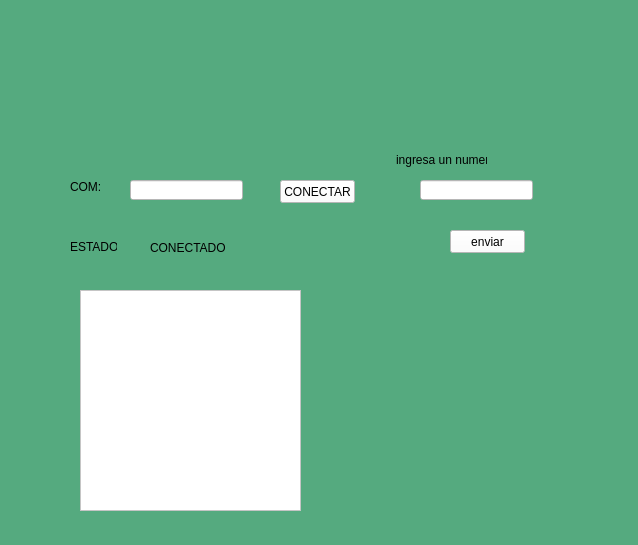
<?xml version="1.0" encoding="UTF-8"?>
<ui version="4.0">
 <class>MainWindow</class>
 <widget class="QMainWindow" name="MainWindow">
  <property name="geometry">
   <rect>
    <x>0</x>
    <y>0</y>
    <width>638</width>
    <height>545</height>
   </rect>
  </property>
  <property name="windowTitle">
   <string>MainWindow</string>
  </property>
  <property name="styleSheet">
   <string notr="true">background-color: rgb(85, 170, 127);</string>
  </property>
  <widget class="QWidget" name="centralwidget">
   <widget class="QLabel" name="label">
    <property name="geometry">
     <rect>
      <x>30</x>
      <y>10</y>
      <width>201</width>
      <height>101</height>
     </rect>
    </property>
    <property name="text">
     <string/>
    </property>
    <property name="pixmap">
     <pixmap resource="../../Recursos.qrc">:/Logos/Imagenes/WhatsApp Image 2024-02-15 at 6.57.13 PM.jpeg</pixmap>
    </property>
    <property name="scaledContents">
     <bool>true</bool>
    </property>
   </widget>
   <widget class="QLabel" name="label_2">
    <property name="geometry">
     <rect>
      <x>396</x>
      <y>10</y>
      <width>241</width>
      <height>101</height>
     </rect>
    </property>
    <property name="text">
     <string/>
    </property>
    <property name="pixmap">
     <pixmap resource="../../Recursos.qrc">:/Logos/Imagenes/UAT_2018_-_2021_HORIZONTAL.jpg</pixmap>
    </property>
    <property name="scaledContents">
     <bool>true</bool>
    </property>
   </widget>
   <widget class="QLabel" name="label_3">
    <property name="geometry">
     <rect>
      <x>540</x>
      <y>440</y>
      <width>71</width>
      <height>61</height>
     </rect>
    </property>
    <property name="text">
     <string/>
    </property>
    <property name="pixmap">
     <pixmap resource="../../Recursos.qrc">:/Logos/Imagenes/WhatsApp Image 2024-02-15 at 9.24.51 PM.jpeg</pixmap>
    </property>
    <property name="scaledContents">
     <bool>true</bool>
    </property>
   </widget>
   <widget class="QLabel" name="label_4">
    <property name="geometry">
     <rect>
      <x>70</x>
      <y>180</y>
      <width>47</width>
      <height>13</height>
     </rect>
    </property>
    <property name="text">
     <string>COM:</string>
    </property>
   </widget>
   <widget class="QLineEdit" name="txt_com">
    <property name="geometry">
     <rect>
      <x>130</x>
      <y>180</y>
      <width>113</width>
      <height>20</height>
     </rect>
    </property>
    <property name="styleSheet">
     <string notr="true">background-color: rgb(255, 255, 255);</string>
    </property>
   </widget>
   <widget class="QPushButton" name="btn_accion">
    <property name="geometry">
     <rect>
      <x>280</x>
      <y>180</y>
      <width>75</width>
      <height>23</height>
     </rect>
    </property>
    <property name="styleSheet">
     <string notr="true">background-color: rgb(255, 255, 255);</string>
    </property>
    <property name="text">
     <string>CONECTAR</string>
    </property>
   </widget>
   <widget class="QLabel" name="label_5">
    <property name="geometry">
     <rect>
      <x>70</x>
      <y>240</y>
      <width>47</width>
      <height>13</height>
     </rect>
    </property>
    <property name="text">
     <string>ESTADO:</string>
    </property>
   </widget>
   <widget class="QLabel" name="label_6">
    <property name="geometry">
     <rect>
      <x>150</x>
      <y>240</y>
      <width>81</width>
      <height>16</height>
     </rect>
    </property>
    <property name="text">
     <string>CONECTADO</string>
    </property>
   </widget>
   <widget class="QPushButton" name="btn_dato">
    <property name="geometry">
     <rect>
      <x>450</x>
      <y>230</y>
      <width>75</width>
      <height>23</height>
     </rect>
    </property>
    <property name="styleSheet">
     <string notr="true">background-color: rgb(255, 255, 255);</string>
    </property>
    <property name="text">
     <string>enviar</string>
    </property>
   </widget>
   <widget class="QLabel" name="label_7">
    <property name="geometry">
     <rect>
      <x>396</x>
      <y>150</y>
      <width>91</width>
      <height>20</height>
     </rect>
    </property>
    <property name="text">
     <string>ingresa un numero</string>
    </property>
   </widget>
   <widget class="QListWidget" name="datos">
    <property name="geometry">
     <rect>
      <x>80</x>
      <y>290</y>
      <width>221</width>
      <height>221</height>
     </rect>
    </property>
    <property name="styleSheet">
     <string notr="true">background-color: rgb(255, 255, 255);</string>
    </property>
   </widget>
   <widget class="QLineEdit" name="txt_dato">
    <property name="geometry">
     <rect>
      <x>420</x>
      <y>180</y>
      <width>113</width>
      <height>20</height>
     </rect>
    </property>
    <property name="styleSheet">
     <string notr="true">background-color: rgb(255, 255, 255);</string>
    </property>
   </widget>
  </widget>
  <widget class="QMenuBar" name="menubar">
   <property name="geometry">
    <rect>
     <x>0</x>
     <y>0</y>
     <width>638</width>
     <height>21</height>
    </rect>
   </property>
  </widget>
  <widget class="QStatusBar" name="statusbar"/>
 </widget>
 <resources>
  <include location="../../Recursos.qrc"/>
 </resources>
 <connections/>
</ui>
